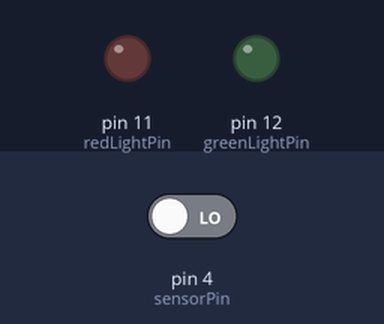
The sketch below on a simulated Arduino Uno, built with avr-gcc and run on an emulated ATmega328P. Parts: output pins drawn as LEDs (lit = HIGH). The inputs (shaded band) are chosen by the test bench; at power-on: pin 4 (sensorPin) LOW.

Above: at 1.2 s.
1.3 s: pin 4 (sensorPin) driven HIGH
At 2.1 s:
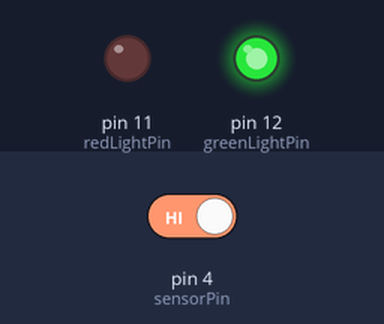
4.3 s: pin 4 (sensorPin) driven LOW
At 5.1 s:
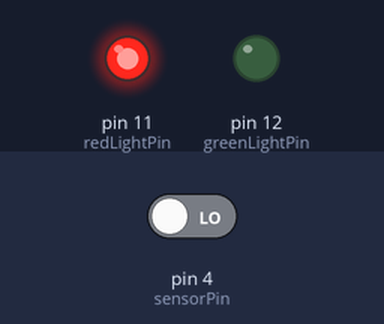
Timing chart, 0 to 7.3 s (numbered marks = the images above; inputs shaded):
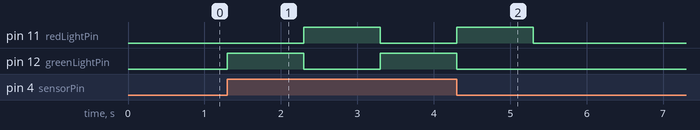

The sketch:

sketch_jun11a_OOP.ino
```cpp
#include "sensor.h"

int greenLightPin = 12;
int redLightPin = 11;
int sensorPin = 4;


mySensor obj(greenLightPin, redLightPin, sensorPin);


void setup() {
  // put your setup code here, to run once:

  pinMode(greenLightPin, OUTPUT);
  pinMode(redLightPin, OUTPUT);
  pinMode(sensorPin, INPUT);
  Serial.begin(9600);

}

void loop() {
  // put your main code here, to run repeatedly:

  if(obj.sensor()){

    obj.greenLight();
    delay(1000);
    obj.redLight();
    delay(1000);
  }
  else{
    obj.AllLightOff();
  }

}
```

sensor.h
```cpp
class mySensor{

  public:

   mySensor(int greenLightPin, int redLightPin, int sensorPin)
   {

    _greenLightPin = greenLightPin;
    _redLightPin = redLightPin;
    _sensorPin = sensorPin;

   }

   void greenLight(){

      digitalWrite(_greenLightPin, HIGH);
      digitalWrite(_redLightPin, LOW);
   }


   void redLight(){

      digitalWrite(_greenLightPin, LOW);
      digitalWrite(_redLightPin, HIGH);
   }

   void AllLightOff(){

      digitalWrite(_greenLightPin, LOW);
      digitalWrite(_redLightPin, LOW);
   }

   boolean sensor()
   {
    boolean state=(digitalRead(_sensorPin)== HIGH);
    return state;
   }

  private:

  int _greenLightPin;
  int _redLightPin;
  int _sensorPin;

};
```

Measured:
- after the input at 1.3 s, pin 11 (redLightPin): LOW → HIGH after 1.0 s, → LOW 1.0 s later; pin 12 (greenLightPin): LOW → HIGH at once, → LOW 1.0 s later, → HIGH 1.0 s later
- after the input at 4.3 s, pin 11 (redLightPin): goes on until 5.3 s, then stays LOW; pin 12 (greenLightPin): goes on until 4.3 s, then stays LOW
